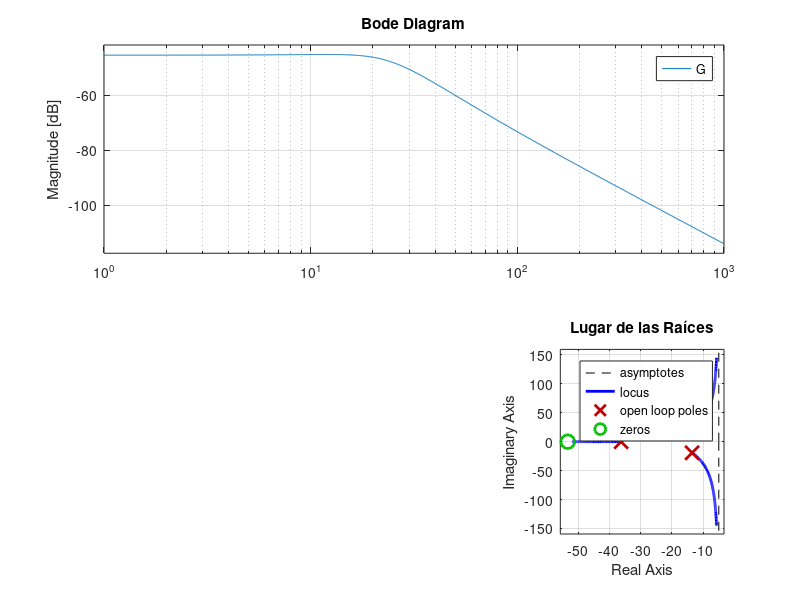

Reproduce this figure in MATLAB.
%% SISTEMA MECÁNICO VIBRATORIO - DEFINICIÓN DE PARÁMETROS Y MODELO
% Sistema de barra articulada con resortes y amortiguadores acoplados
% Autor: Sistema de Control Automático
% Fecha: 2026

clear all; close all; clc;

%% PARÁMETROS FÍSICOS DEL SISTEMA
L = 1.0;        % Longitud de la barra [m]
J = 0.5;        % Momento de inercia [kg·m²]
K1 = 500;       % Constante del resorte 1 [N/m]
K2 = 300;       % Constante del resorte 2 [N/m]
B1 = 20;        % Constante del amortiguador 1 [N·s/m]
B2 = 15;        % Constante del amortiguador 2 [N·s/m]

fprintf('=== PARÁMETROS DEL SISTEMA ===\n');
fprintf('L  = %.2f m\n', L);
fprintf('J  = %.2f kg·m²\n', J);
fprintf('K1 = %.0f N/m\n', K1);
fprintf('K2 = %.0f N/m\n', K2);
fprintf('B1 = %.0f N·s/m\n', B1);
fprintf('B2 = %.0f N·s/m\n\n', B2);

%% COEFICIENTES DE LA FUNCIÓN DE TRANSFERENCIA
% G(s) = (b1*s + b0) / (a3*s^3 + a2*s^2 + a1*s + a0)

% Numerador
b1 = L^2 * B2;
b0 = L^2 * (K1 + K2);

% Denominador
a3 = J * B2;
a2 = J*(K1 + K2) + (L^2 * B1 * B2)/4;
a1 = (L^2 * B1 * (K1 + K2))/4 + K1 * L^2 * B2;
a0 = K1 * L^2 * K2;

fprintf('=== COEFICIENTES DE LA FUNCIÓN DE TRANSFERENCIA ===\n');
fprintf('Numerador:   b1 = %.2f, b0 = %.2f\n', b1, b0);
fprintf('Denominador: a3 = %.2f, a2 = %.2f, a1 = %.2f, a0 = %.0f\n\n', a3, a2, a1, a0);

%% FUNCIÓN DE TRANSFERENCIA
num = [b1 b0];
den = [a3 a2 a1 a0];

% Crear objeto de función de transferencia
G = tf(num, den);

fprintf('=== FUNCIÓN DE TRANSFERENCIA G(s) = Y(s)/Fa(s) ===\n');
disp(G);

%% FORMA SIMPLIFICADA (dividiendo por a3)
num_simp = num/a3;
den_simp = den/a3;

G_simp = tf(num_simp, den_simp);
fprintf('\n=== FUNCIÓN DE TRANSFERENCIA SIMPLIFICADA ===\n');
disp(G_simp);

%% ANÁLISIS DE POLOS Y CEROS
polos = pole(G);
ceros = zero(G);

fprintf('\n=== ANÁLISIS DE POLOS Y CEROS ===\n');
fprintf('Polos del sistema:\n');
for i = 1:length(polos)
    if imag(polos(i)) == 0
        fprintf('  p%d = %.4f (real)\n', i, real(polos(i)));
    else
        fprintf('  p%d = %.4f %+.4fi\n', i, real(polos(i)), imag(polos(i)));
    end
end

fprintf('\nCeros del sistema:\n');
for i = 1:length(ceros)
    if imag(ceros(i)) == 0
        fprintf('  z%d = %.4f (real)\n', i, real(ceros(i)));
    else
        fprintf('  z%d = %.4f %+.4fi\n', i, real(ceros(i)), imag(ceros(i)));
    end
end

% Verificar estabilidad
if all(real(polos) < 0)
    fprintf('\n✓ SISTEMA ESTABLE (todos los polos tienen parte real negativa)\n');
else
    fprintf('\n✗ SISTEMA INESTABLE (existe al menos un polo con parte real positiva)\n');
end

%% CARACTERÍSTICAS DE LOS POLOS COMPLEJOS DOMINANTES
% Identificar polos complejos conjugados
polos_complejos = polos(abs(imag(polos)) > 1e-6);

if ~isempty(polos_complejos)
    % Tomar el par dominante (menor parte real negativa)
    [~, idx] = max(real(polos_complejos));
    polo_dom = polos_complejos(idx);
    
    wn = abs(polo_dom);
    zeta = -real(polo_dom)/wn;
    wd = abs(imag(polo_dom));
    
    fprintf('\n=== POLOS COMPLEJOS DOMINANTES ===\n');
    fprintf('Polo dominante: %.4f %+.4fi\n', real(polo_dom), imag(polo_dom));
    fprintf('Frecuencia natural (ωn): %.4f rad/s\n', wn);
    fprintf('Factor de amortiguamiento (ζ): %.4f\n', zeta);
    fprintf('Frecuencia amortiguada (ωd): %.4f rad/s\n', wd);
    
    % Predicciones teóricas
    ts_2 = 4/(zeta*wn);
    ts_5 = 3/(zeta*wn);
    Mp = exp(-pi*zeta/sqrt(1-zeta^2)) * 100;
    tp = pi/wd;
    
    fprintf('\n=== PREDICCIONES DE RESPUESTA (2do orden aproximado) ===\n');
    fprintf('Tiempo de asentamiento (2%%): %.4f s\n', ts_2);
    fprintf('Tiempo de asentamiento (5%%): %.4f s\n', ts_5);
    fprintf('Sobrepico máximo: %.2f%%\n', Mp);
    fprintf('Tiempo de pico: %.4f s\n', tp);
end

%% REPRESENTACIÓN EN ESPACIO DE ESTADOS
% Estados: x = [theta; theta_dot; x; x_dot]
% Entrada: u = fa
% Salida: y = L*theta

% Matriz A
A = [0, 1, 0, 0;
     -K1*L^2/J, -L^2*B1/(4*J), K1*L/J, 0;
     0, 0, 0, 1;
     K1*L/B2, 0, -(K1+K2)/B2, 0];

% Matriz B
B = [0; L/J; 0; 0];

% Matriz C
C = [L, 0, 0, 0];

% Matriz D
D = 0;

% Crear sistema en espacio de estados
sys_ss = ss(A, B, C, D);

fprintf('\n\n=== REPRESENTACIÓN EN ESPACIO DE ESTADOS ===\n');
fprintf('dx/dt = Ax + Bu\n');
fprintf('y = Cx + Du\n\n');

fprintf('Matriz A (4x4):\n');
disp(A);

fprintf('Matriz B (4x1):\n');
disp(B);

fprintf('Matriz C (1x4):\n');
disp(C);

fprintf('Matriz D:\n');
disp(D);

% Verificar equivalencia
fprintf('\n=== VERIFICACIÓN: Conversión SS -> TF ===\n');
G_from_ss = tf(sys_ss);
disp(G_from_ss);

%% GRÁFICAS DE CARACTERIZACIÓN
figure('Name', 'Análisis del Sistema en Lazo Abierto', 'Position', [100 100 1200 800]);

% Diagrama de polos y ceros
subplot(2,3,1);
pzmap(G);
grid on;
title('Diagrama de Polos y Ceros');
xlabel('Parte Real');
ylabel('Parte Imaginaria');

% Respuesta al impulso
subplot(2,3,2);
impulse(G);
grid on;
title('Respuesta al Impulso');

% Respuesta al escalón
subplot(2,3,3);
step(G);
grid on;
title('Respuesta al Escalón');

% Diagrama de Bode
subplot(2,3,[4,5]);
bode(G);
grid on;
title('Diagrama de Bode');

% Lugar de las raíces
subplot(2,3,6);
rlocus(G);
grid on;
title('Lugar de las Raíces');

%% GUARDAR DATOS DEL SISTEMA
save('datos_sistema.mat', 'G', 'sys_ss', 'L', 'J', 'K1', 'K2', 'B1', 'B2', ...
     'polos', 'ceros', 'A', 'B', 'C', 'D');

fprintf('\n✓ Datos del sistema guardados en "datos_sistema.mat"\n');
fprintf('\n=== FIN DEL ANÁLISIS ===\n');
